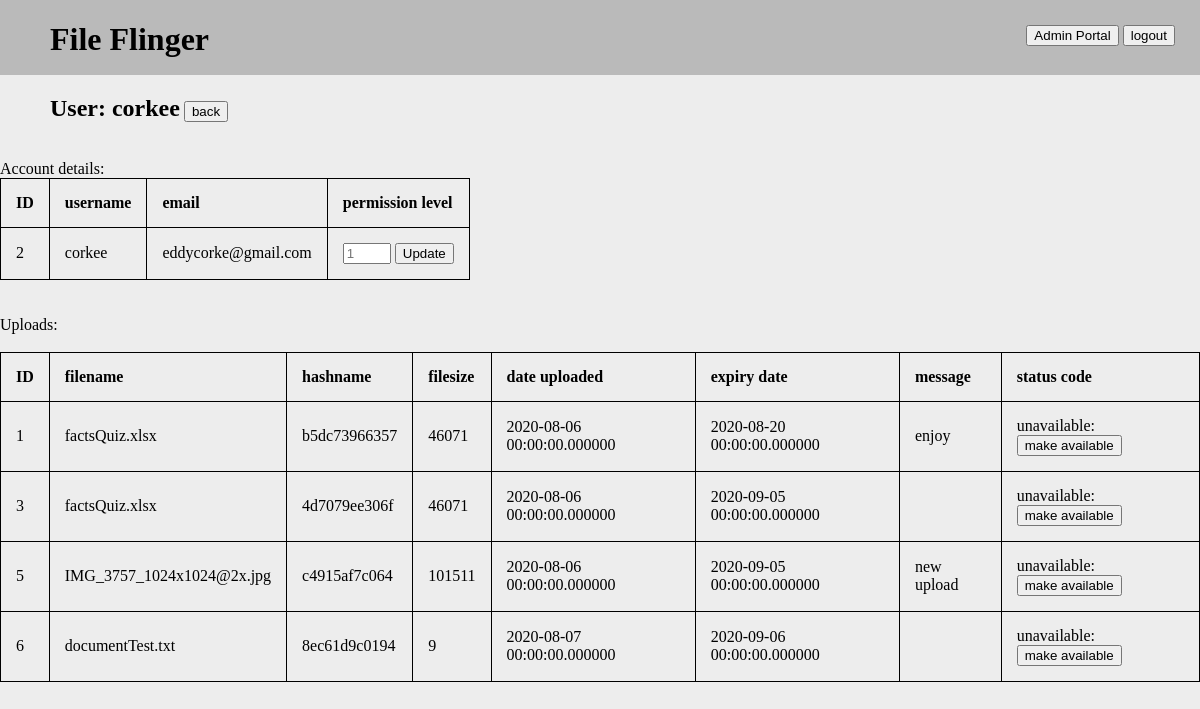
Page /admin_portal/users/2 (signed in) on the committed database.
### serv/models.py (models this page shows, shortened)
class User(db.Model, UserMixin):
    id = db.Column(db.Integer, primary_key=True)
    username = db.Column(db.String(256), nullable=False, unique=True)
    email = db.Column(db.String(256), nullable=False)  # TODO: verify?
    password = db.Column(db.String(256), nullable=False)
    permLevel = db.Column(db.Integer, nullable=False, default=1)

class Upload(db.Model):
    id = db.Column(db.Integer, primary_key=True)
    filename = db.Column(db.String(256), nullable=False)
    filesize = db.Column(db.Integer, nullable=False)
    hashname = db.Column(db.String(16), unique=True, nullable=False)
    datetime = db.Column(db.DateTime, nullable=False)
    expirationDatetime = db.Column(db.DateTime, nullable=False)
    uploaderEmail = db.Column(db.String(320), nullable=False)
    message = db.Column(db.String(512), nullable=False, default="")
    status = db.Column(db.Integer, default=1, nullable=False)  # 1: available, 0: unavailable
    password = db.Column(db.String(256))

### serv/routes.py (the view, shortened to what this page needs)
@app.route('/admin_portal/users/<userID>')
@login_required
def view_user_account(userID):
    if current_user.permLevel < 2:  # TODO: change number to config alias
        flash("Access to the admin portal area is restricted")
        return redirect(url_for('home'))
    status = request.args.get('status')
    upload_id = request.args.get('upload_id')
    if status:
        db.session.execute("UPDATE Upload SET status = " + status + " WHERE id = " + upload_id)
        db.session.commit()
    permLevel = request.args.get('permLevel')
    user = db.session.execute("SELECT id, username, email, permLevel FROM User WHERE id = " + userID).fetchone()
    if user is None:
        flash("No user with ID: " + userID)
        return redirect(url_for('view_users'))
    uploads = db.session.execute("SELECT id, filename, hashname, filesize, datetime, expirationDatetime, message, status FROM Upload WHERE uploaderEmail = \"" + user[2] + "\"")
    return render_template('view_user_account.html', title="User Page...", userData=user, uploads=uploads)

### serv/models.py (called while the page is built)
@login_manager.user_loader
def load_user(user_id):
    return User.query.get(int(user_id))

### serv/templates/view_user_account.html
{% extends "template.html" %}
{% block content %}
    <h2>User: {{userData[1]}}</h2>
    <a href="{{ url_for('view_users') }}"><button>back</button></a><br><br>
    Account details:
        <table>
            <th>ID</th>
            <th>username</th>
            <th>email</th>
            <th>permission level</th>
            <tr>
                <td>{{userData[0]}}</td>
                <td>{{userData[1]}}</td>
                <td>{{userData[2]}}</td>
                <td>
                    {% if current_user.id != userData[0] %}
                        <form action="">
                            <input type="number" name="permLevel" min="1" max="{{ current_user.permLevel }}" placeholder="{{userData[3]}}">
                            <input type="submit" value="Update">
                        </form>
                    {% else %}
                        {{userData[3]}}
                    {% endif %}
                </td>
            </tr>
        </table>
        <br><br>
        Uploads:<br><br>
        <table>
            <th>ID</th>
            <th>filename</th>
            <th>hashname</th>
            <th>filesize</th>
            <th>date uploaded</th>
            <th>expiry date</th>
            <th>message</th>
            <th>status code</th>
            {% for item in uploads %}
            <tr>
                <td>{{item[0]}}</td>
                <td>{{item[1]}}</td>
                <td>{{item[2]}}</td>
                <td>{{item[3]}}</td>
                <td>{{item[4]}}</td>
                <td>{{item[5]}}</td>
                <td>{{item[6]}}</td>
                <td>
                    {% if item[7] == 0 %}
                        unavailable:
                        <a href="{{userData[0]}}?status=1&upload_id={{item[0]}}"><button>make available</button></a>
                    {% else %}
                        available:
                        <a href="{{userData[0]}}?status=0&upload_id={{item[0]}}"><button>make unavailable</button></a>
                    {% endif %}
                </td>
            </tr>
            {% endfor %}
        </table>
{% endblock content %}

### serv/static/main.css (style rules this page uses)
body { background-color: #EDEDED; margin: 0px; }
a { text-decoration: none; color: #000000 }
h1, h2 { margin-left: 50px; display: inline-block; }
table { border-collapse: collapse; }
table, th, td { border: 1px solid black; }
th, td { padding: 15px; text-align: left; }

### rows in the picture
User: username "corkee", id "2", email "eddycorke@gmail.com", permLevel "1"
Upload: id "1", filename "factsQuiz.xlsx", hashname "b5dc73966357", filesize "46071", datetime "2020-08-06 00:00:00.000000", expirationDatetime "2020-08-20 00:00:00.000000", message "enjoy"
Upload: id "3", filename "factsQuiz.xlsx", hashname "4d7079ee306f", filesize "46071", datetime "2020-08-06 00:00:00.000000", expirationDatetime "2020-09-05 00:00:00.000000"
Upload: id "5", filename "IMG_3757_1024x1024@2x.jpg", hashname "c4915af7c064", filesize "101511", datetime "2020-08-06 00:00:00.000000", expirationDatetime "2020-09-05 00:00:00.000000", message "new upload"
Upload: id "6", filename "documentTest.txt", hashname "8ec61d9c0194", filesize "9", datetime "2020-08-07 00:00:00.000000", expirationDatetime "2020-09-06 00:00:00.000000"
